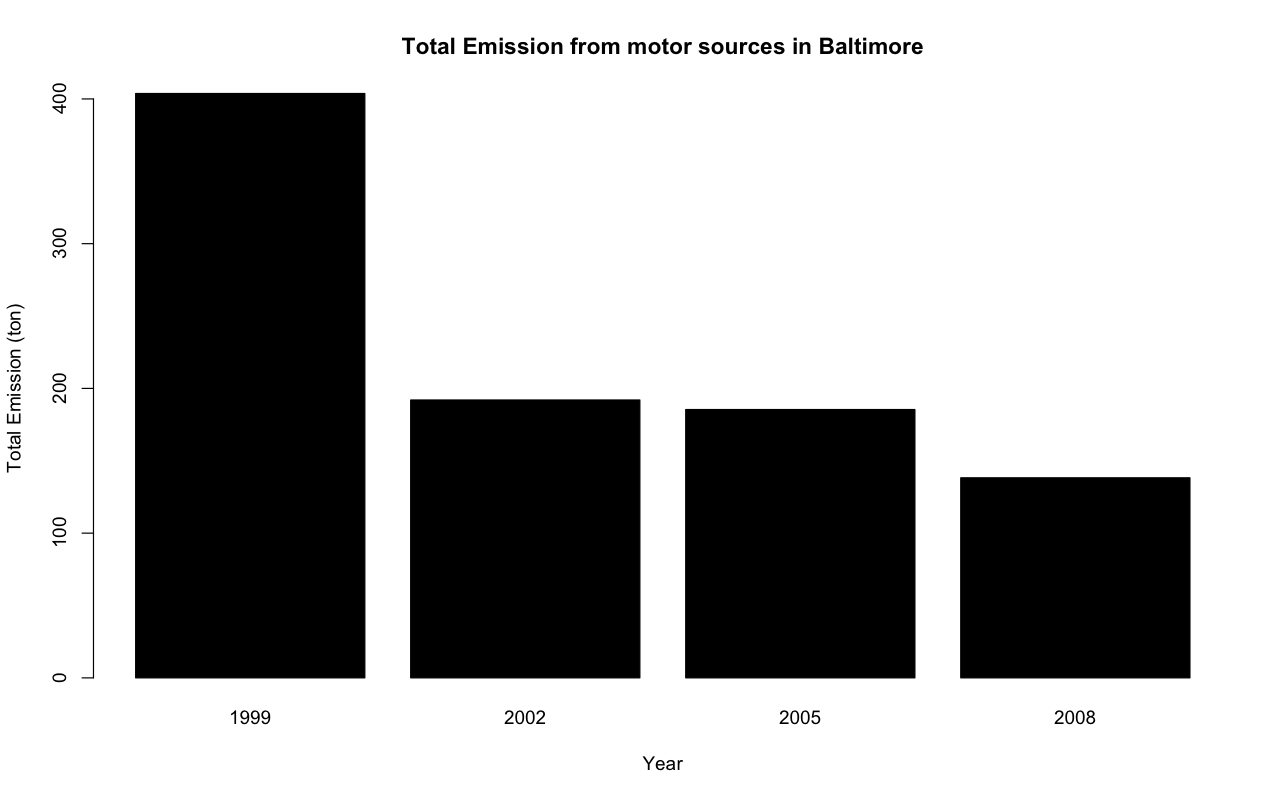

Write R code to recreate this figure.
## Question 5

getwd ()
setwd("/Users/MustafaChaudry/datasciencecoursera/Exploratory-Data-Analysis-Course-Project-2/Exploratory-Data-Analysis-Course-Project-2")

## To subset the SCC with vehicle values
Vehicle_Sources  <- grepl("vehicle", SCC$SCC.Level.Two, ignore.case=TRUE)
subsetSCC <- SCC[Vehicle_Sources, ]

## To merge the dataframes
NEISCC <- merge(balt, subsetSCC, by="SCC")

## To sum the emissions per year per type
Total_Emissions <- tapply(NEISCC$Emissions, NEISCC$year, sum)

## Creating bar plot
barplot(Total_Emissions, xlab = "Year", ylab = "Total Emission (ton)", 
        main = "Total Emission from motor sources in Baltimore", col="Black")
